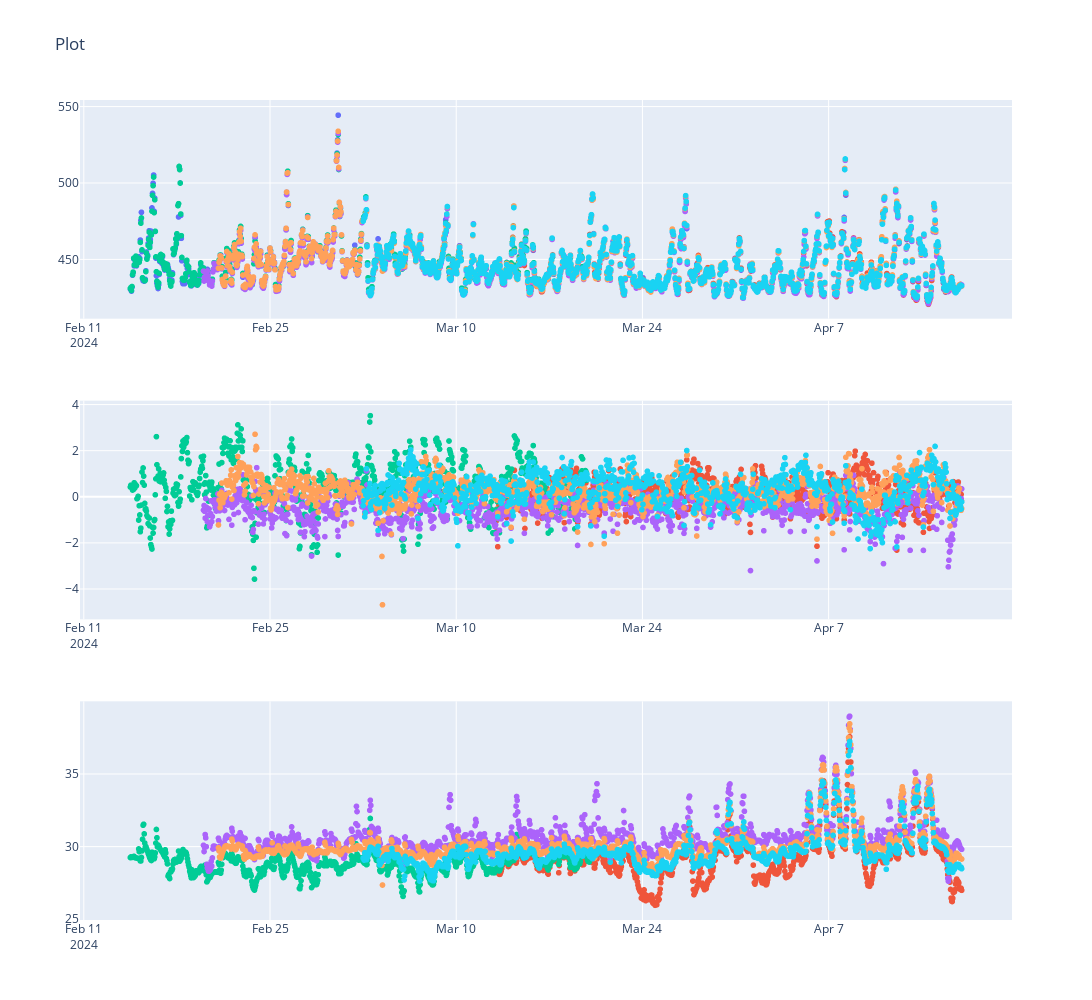

The cell this chart's notebook holds for it:
### Code cell
df_plot_1 = df_p_1h[["creation_timestamp", "sys_name_short", "picarro_corrected"]].rename({"picarro_corrected": "CO2"})
df_plot_2 = df_sbs[["creation_timestamp", "sys_name_short", "gmp343_corrected", "gmp343_temperature", "diff"]].rename({"gmp343_corrected": "CO2"})
df_plot = pl.concat([df_plot_1,df_plot_2], how="diagonal")

# Quality Check
start = datetime(2024, 2, 14, 12, 0, 0).replace(tzinfo=timezone.utc)
end = datetime(2024, 4, 17, 0, 0, 0).replace(tzinfo=timezone.utc)

df_temp = df_plot.filter(pl.col("creation_timestamp").is_between(start, end)).filter(pl.col("sys_name_short").is_in(["acropolis-14", "acropolis-7","acropolis-6","acropolis-4",  "acropolis-2", "Picarro"]))

figures = [
            px.scatter(df_temp, x="creation_timestamp", y = "CO2", color = "sys_name_short"),
            px.scatter(df_temp, x="creation_timestamp", y = "diff", color = "sys_name_short"),
            px.scatter(df_temp, x="creation_timestamp", y = "gmp343_temperature", color = "sys_name_short")
            
    ]

fig = make_subplots(rows=len(figures), cols=1) 

for i, figure in enumerate(figures):
    for trace in range(len(figure["data"])):
        fig.append_trace(figure["data"][trace], row=i+1, col=1)

fig.update_layout(title_text='Plot', height=1000, width=1300, showlegend=False) 
fig.show()

### Figure 1 — Plotly figure (JSON) as saved in the notebook; plotly's stock layout.template omitted (floating-point values rounded to 4 significant figures; data arrays with more than 128 entries replaced by an {"elided": "..."} marker saying what was removed)
{"data": [{"hovertemplate": "sys_name_short=Picarro<br>creation_timestamp=%{x}<br>CO2=%{y}<extra></extra>", "legendgroup": "Picarro", "marker": {"color": "#636efa", "symbol": "circle"}, "mode": "markers", "name": "Picarro", "showlegend": true, "type": "scattergl", "x": {"elided": "1501 str values"}, "xaxis": "x", "y": {"elided": "1501 float values"}, "yaxis": "y"}, {"hovertemplate": "sys_name_short=acropolis-2<br>creation_timestamp=%{x}<br>CO2=%{y}<extra></extra>", "legendgroup": "acropolis-2", "marker": {"color": "#EF553B", "symbol": "circle"}, "mode": "markers", "name": "acropolis-2", "showlegend": true, "type": "scattergl", "x": {"elided": "841 str values"}, "xaxis": "x", "y": {"elided": "841 float values"}, "yaxis": "y"}, {"hovertemplate": "sys_name_short=acropolis-4<br>creation_timestamp=%{x}<br>CO2=%{y}<extra></extra>", "legendgroup": "acropolis-4", "marker": {"color": "#00cc96", "symbol": "circle"}, "mode": "markers", "name": "acropolis-4", "showlegend": true, "type": "scattergl", "x": {"elided": "829 str values"}, "xaxis": "x", "y": {"elided": "829 float values"}, "yaxis": "y"}, {"hovertemplate": "sys_name_short=acropolis-6<br>creation_timestamp=%{x}<br>CO2=%{y}<extra></extra>", "legendgroup": "acropolis-6", "marker": {"color": "#ab63fa", "symbol": "circle"}, "mode": "markers", "name": "acropolis-6", "showlegend": true, "type": "scattergl", "x": {"elided": "1369 str values"}, "xaxis": "x", "y": {"elided": "1369 float values"}, "yaxis": "y"}, {"hovertemplate": "sys_name_short=acropolis-7<br>creation_timestamp=%{x}<br>CO2=%{y}<extra></extra>", "legendgroup": "acropolis-7", "marker": {"color": "#FFA15A", "symbol": "circle"}, "mode": "markers", "name": "acropolis-7", "showlegend": true, "type": "scattergl", "x": {"elided": "1342 str values"}, "xaxis": "x", "y": {"elided": "1342 float values"}, "yaxis": "y"}, {"hovertemplate": "sys_name_short=acropolis-14<br>creation_timestamp=%{x}<br>CO2=%{y}<extra></extra>", "legendgroup": "acropolis-14", "marker": {"color": "#19d3f3", "symbol": "circle"}, "mode": "markers", "name": "acropolis-14", "showlegend": true, "type": "scattergl", "x": {"elided": "1081 str values"}, "xaxis": "x", "y": {"elided": "1081 float values"}, "yaxis": "y"}, {"hovertemplate": "sys_name_short=Picarro<br>creation_timestamp=%{x}<br>diff=%{y}<extra></extra>", "legendgroup": "Picarro", "marker": {"color": "#636efa", "symbol": "circle"}, "mode": "markers", "name": "Picarro", "showlegend": true, "type": "scattergl", "x": {"elided": "1501 str values"}, "xaxis": "x2", "y": {"elided": "1501 null values"}, "yaxis": "y2"}, {"hovertemplate": "sys_name_short=acropolis-2<br>creation_timestamp=%{x}<br>diff=%{y}<extra></extra>", "legendgroup": "acropolis-2", "marker": {"color": "#EF553B", "symbol": "circle"}, "mode": "markers", "name": "acropolis-2", "showlegend": true, "type": "scattergl", "x": {"elided": "841 str values"}, "xaxis": "x2", "y": {"elided": "841 float values"}, "yaxis": "y2"}, {"hovertemplate": "sys_name_short=acropolis-4<br>creation_timestamp=%{x}<br>diff=%{y}<extra></extra>", "legendgroup": "acropolis-4", "marker": {"color": "#00cc96", "symbol": "circle"}, "mode": "markers", "name": "acropolis-4", "showlegend": true, "type": "scattergl", "x": {"elided": "829 str values"}, "xaxis": "x2", "y": {"elided": "829 float values"}, "yaxis": "y2"}, {"hovertemplate": "sys_name_short=acropolis-6<br>creation_timestamp=%{x}<br>diff=%{y}<extra></extra>", "legendgroup": "acropolis-6", "marker": {"color": "#ab63fa", "symbol": "circle"}, "mode": "markers", "name": "acropolis-6", "showlegend": true, "type": "scattergl", "x": {"elided": "1369 str values"}, "xaxis": "x2", "y": {"elided": "1369 float values"}, "yaxis": "y2"}, {"hovertemplate": "sys_name_short=acropolis-7<br>creation_timestamp=%{x}<br>diff=%{y}<extra></extra>", "legendgroup": "acropolis-7", "marker": {"color": "#FFA15A", "symbol": "circle"}, "mode": "markers", "name": "acropolis-7", "showlegend": true, "type": "scattergl", "x": {"elided": "1342 str values"}, "xaxis": "x2", "y": {"elided": "1342 float values"}, "yaxis": "y2"}, {"hovertemplate": "sys_name_short=acropolis-14<br>creation_timestamp=%{x}<br>diff=%{y}<extra></extra>", "legendgroup": "acropolis-14", "marker": {"color": "#19d3f3", "symbol": "circle"}, "mode": "markers", "name": "acropolis-14", "showlegend": true, "type": "scattergl", "x": {"elided": "1081 str values"}, "xaxis": "x2", "y": {"elided": "1081 float values"}, "yaxis": "y2"}, {"hovertemplate": "sys_name_short=Picarro<br>creation_timestamp=%{x}<br>gmp343_temperature=%{y}<extra></extra>", "legendgroup": "Picarro", "marker": {"color": "#636efa", "symbol": "circle"}, "mode": "markers", "name": "Picarro", "showlegend": true, "type": "scattergl", "x": {"elided": "1501 str values"}, "xaxis": "x3", "y": {"elided": "1501 null values"}, "yaxis": "y3"}, {"hovertemplate": "sys_name_short=acropolis-2<br>creation_timestamp=%{x}<br>gmp343_temperature=%{y}<extra></extra>", "legendgroup": "acropolis-2", "marker": {"color": "#EF553B", "symbol": "circle"}, "mode": "markers", "name": "acropolis-2", "showlegend": true, "type": "scattergl", "x": {"elided": "841 str values"}, "xaxis": "x3", "y": {"elided": "841 float values"}, "yaxis": "y3"}, {"hovertemplate": "sys_name_short=acropolis-4<br>creation_timestamp=%{x}<br>gmp343_temperature=%{y}<extra></extra>", "legendgroup": "acropolis-4", "marker": {"color": "#00cc96", "symbol": "circle"}, "mode": "markers", "name": "acropolis-4", "showlegend": true, "type": "scattergl", "x": {"elided": "829 str values"}, "xaxis": "x3", "y": {"elided": "829 float values"}, "yaxis": "y3"}, {"hovertemplate": "sys_name_short=acropolis-6<br>creation_timestamp=%{x}<br>gmp343_temperature=%{y}<extra></extra>", "legendgroup": "acropolis-6", "marker": {"color": "#ab63fa", "symbol": "circle"}, "mode": "markers", "name": "acropolis-6", "showlegend": true, "type": "scattergl", "x": {"elided": "1369 str values"}, "xaxis": "x3", "y": {"elided": "1369 float values"}, "yaxis": "y3"}, {"hovertemplate": "sys_name_short=acropolis-7<br>creation_timestamp=%{x}<br>gmp343_temperature=%{y}<extra></extra>", "legendgroup": "acropolis-7", "marker": {"color": "#FFA15A", "symbol": "circle"}, "mode": "markers", "name": "acropolis-7", "showlegend": true, "type": "scattergl", "x": {"elided": "1342 str values"}, "xaxis": "x3", "y": {"elided": "1342 float values"}, "yaxis": "y3"}, {"hovertemplate": "sys_name_short=acropolis-14<br>creation_timestamp=%{x}<br>gmp343_temperature=%{y}<extra></extra>", "legendgroup": "acropolis-14", "marker": {"color": "#19d3f3", "symbol": "circle"}, "mode": "markers", "name": "acropolis-14", "showlegend": true, "type": "scattergl", "x": {"elided": "1081 str values"}, "xaxis": "x3", "y": {"elided": "1081 float values"}, "yaxis": "y3"}], "layout": {"height": 1000, "showlegend": false, "title": {"text": "Plot"}, "width": 1300, "xaxis": {"anchor": "y", "domain": [0, 1]}, "xaxis2": {"anchor": "y2", "domain": [0, 1]}, "xaxis3": {"anchor": "y3", "domain": [0, 1]}, "yaxis": {"anchor": "x", "domain": [0.7333, 1]}, "yaxis2": {"anchor": "x2", "domain": [0.3667, 0.6333]}, "yaxis3": {"anchor": "x3", "domain": [0, 0.2667]}}}
